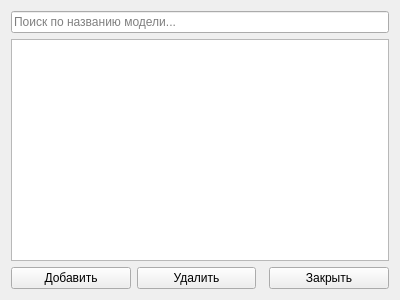
<?xml version="1.0" encoding="UTF-8"?>
<ui version="4.0">
    <class>ModelsForm</class>
    <widget class="QWidget" name="ModelsForm">
        <property name="geometry">
            <rect>
                <x>0</x>
                <y>0</y>
                <width>400</width>
                <height>300</height>
            </rect>
        </property>
        <property name="windowTitle">
            <string>Form</string>
        </property>
        <layout class="QVBoxLayout" name="verticalLayout">
            <item>
                <widget class="QLineEdit" name="lineEditSearch">
                    <property name="placeholderText">
                        <string>Поиск по названию модели...</string>
                    </property>
                    <property name="clearButtonEnabled">
                        <bool>true</bool>
                    </property>
                </widget>
            </item>
            <item>
                <widget class="QTableView" name="tableView">
                    <property name="alternatingRowColors">
                        <bool>true</bool>
                    </property>
                </widget>
            </item>
            <item>
                <layout class="QHBoxLayout" name="horizontalLayout">
                    <item>
                        <widget class="QPushButton" name="btnAdd">
                            <property name="text">
                                <string>Добавить</string>
                            </property>
                        </widget>
                    </item>
                    <item>
                        <widget class="QPushButton" name="btnDelete">
                            <property name="text">
                                <string>Удалить</string>
                            </property>
                        </widget>
                    </item>
                    <item>
                        <spacer name="horizontalSpacer">
                            <property name="orientation">
                                <enum>Qt::Horizontal</enum>
                            </property>
                        </spacer>
                    </item>
                    <item>
                        <widget class="QPushButton" name="btnClose">
                            <property name="text">
                                <string>Закрыть</string>
                            </property>
                        </widget>
                    </item>
                </layout>
            </item>
        </layout>
    </widget>
    <resources/>
    <connections/>
</ui>
